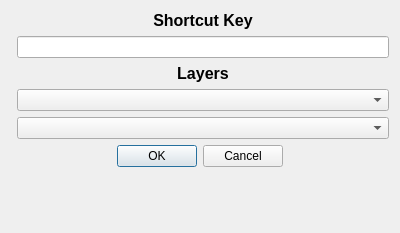
<?xml version="1.0" encoding="UTF-8"?>
<ui version="4.0">
 <class>QuickLayer</class>
 <widget class="QDialog" name="QuickLayer">
  <property name="geometry">
   <rect>
    <x>0</x>
    <y>0</y>
    <width>400</width>
    <height>233</height>
   </rect>
  </property>
  <property name="windowTitle">
   <string>Dialog</string>
  </property>
  <layout class="QFormLayout" name="formLayout">
   <item row="6" column="1">
    <widget class="QgsMapLayerComboBox" name="mMapLayerComboBox1">
     <property name="allowEmptyLayer">
      <bool>true</bool>
     </property>
    </widget>
   </item>
   <item row="8" column="1">
    <widget class="QgsMapLayerComboBox" name="mMapLayerComboBox2">
     <property name="insertPolicy">
      <enum>QComboBox::InsertAtBottom</enum>
     </property>
     <property name="sizeAdjustPolicy">
      <enum>QComboBox::AdjustToContents</enum>
     </property>
     <property name="allowEmptyLayer">
      <bool>true</bool>
     </property>
     <property name="showCrs">
      <bool>true</bool>
     </property>
    </widget>
   </item>
   <item row="11" column="0" colspan="2">
    <widget class="QDialogButtonBox" name="buttonBox">
     <property name="orientation">
      <enum>Qt::Horizontal</enum>
     </property>
     <property name="standardButtons">
      <set>QDialogButtonBox::Cancel|QDialogButtonBox::Ok</set>
     </property>
     <property name="centerButtons">
      <bool>true</bool>
     </property>
    </widget>
   </item>
   <item row="4" column="1">
    <widget class="QLineEdit" name="Key">
     <property name="inputMask">
      <string/>
     </property>
     <property name="text">
      <string/>
     </property>
     <property name="echoMode">
      <enum>QLineEdit::Normal</enum>
     </property>
     <property name="clearButtonEnabled">
      <bool>true</bool>
     </property>
    </widget>
   </item>
   <item row="5" column="1">
    <widget class="QLabel" name="label_2">
     <property name="font">
      <font>
       <pointsize>12</pointsize>
       <weight>75</weight>
       <bold>true</bold>
      </font>
     </property>
     <property name="text">
      <string>Layers</string>
     </property>
     <property name="alignment">
      <set>Qt::AlignCenter</set>
     </property>
    </widget>
   </item>
   <item row="3" column="1">
    <widget class="QLabel" name="label">
     <property name="maximumSize">
      <size>
       <width>16777215</width>
       <height>16777215</height>
      </size>
     </property>
     <property name="font">
      <font>
       <pointsize>12</pointsize>
       <weight>75</weight>
       <bold>true</bold>
      </font>
     </property>
     <property name="statusTip">
      <string notr="true"/>
     </property>
     <property name="whatsThis">
      <string>The key to switch between the layers</string>
     </property>
     <property name="text">
      <string>Shortcut Key</string>
     </property>
     <property name="scaledContents">
      <bool>false</bool>
     </property>
     <property name="alignment">
      <set>Qt::AlignCenter</set>
     </property>
    </widget>
   </item>
  </layout>
 </widget>
 <customwidgets>
  <customwidget>
   <class>QgsMapLayerComboBox</class>
   <extends>QComboBox</extends>
   <header>qgsmaplayercombobox.h</header>
  </customwidget>
 </customwidgets>
 <resources/>
 <connections>
  <connection>
   <sender>buttonBox</sender>
   <signal>accepted()</signal>
   <receiver>QuickLayer</receiver>
   <slot>accept()</slot>
   <hints>
    <hint type="sourcelabel">
     <x>120</x>
     <y>195</y>
    </hint>
    <hint type="destinationlabel">
     <x>157</x>
     <y>274</y>
    </hint>
   </hints>
  </connection>
  <connection>
   <sender>buttonBox</sender>
   <signal>rejected()</signal>
   <receiver>QuickLayer</receiver>
   <slot>reject()</slot>
   <hints>
    <hint type="sourcelabel">
     <x>195</x>
     <y>194</y>
    </hint>
    <hint type="destinationlabel">
     <x>286</x>
     <y>274</y>
    </hint>
   </hints>
  </connection>
 </connections>
</ui>
